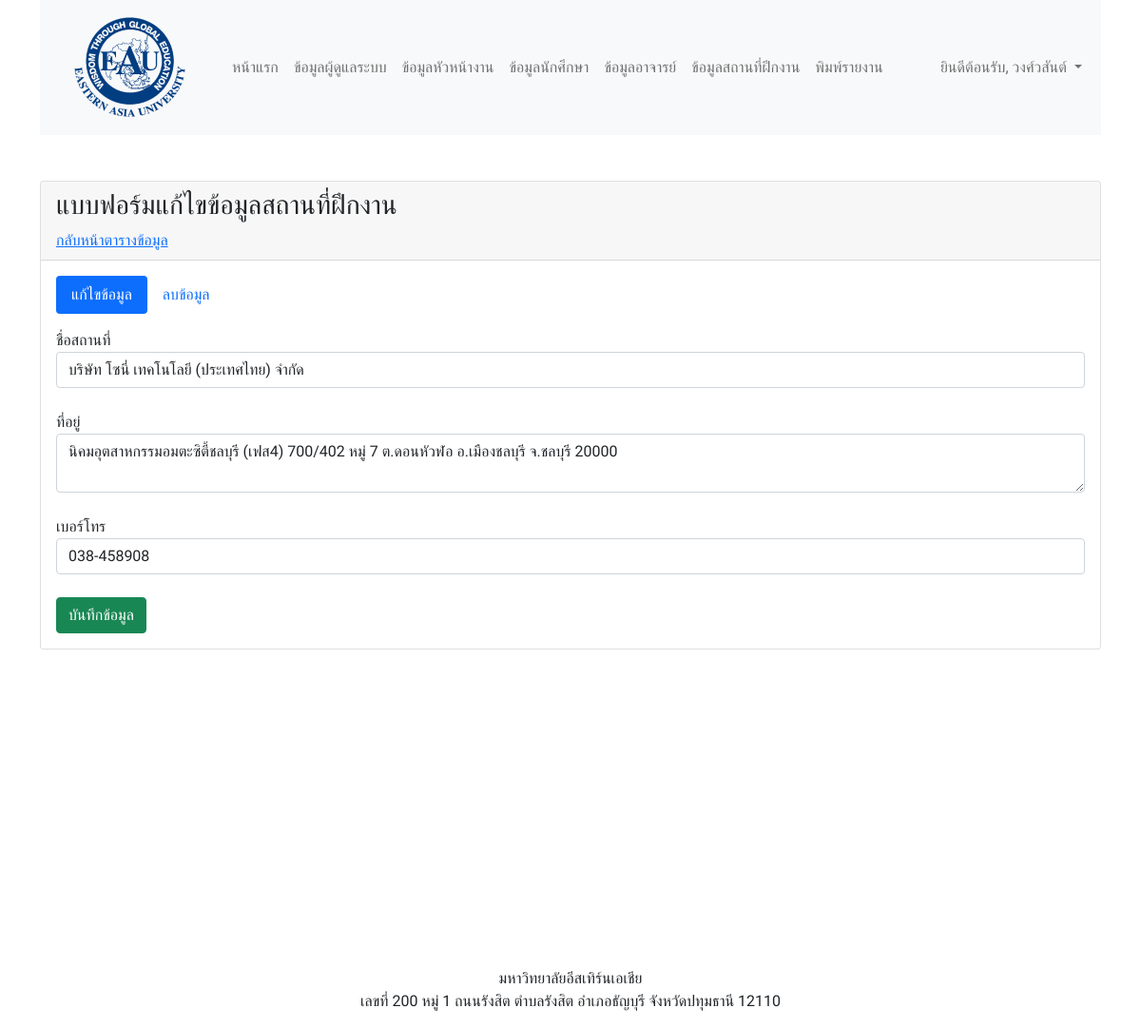
The page /internship_place_edit_form.php?id=1 (signed in) on the database its author committed.
### tables this page shows
CREATE TABLE `internship_places` (
  `intsp_id` int(11) NOT NULL COMMENT 'รหัส',
  `intsp_name` varchar(255) NOT NULL COMMENT 'ชื่อสถานที่',
  `intsp_address` text NOT NULL COMMENT 'ที่อยู่',
  `intsp_tel` varchar(255) NOT NULL COMMENT 'เบอร์โทรติดต่อ',
  `intsp_created` timestamp NOT NULL DEFAULT current_timestamp() COMMENT 'สร้างเมื่อ',
  `intsp_updated` timestamp NOT NULL DEFAULT current_timestamp() ON UPDATE current_timestamp() COMMENT 'อัพเดตล่าสุด'
);

### services/connect.php (called while the page is built, shortened)
<?php
$hostname = "localhost";
$username = "root";
$password = "";
$database = "students_eau_internship";
$conn = mysqli_connect($hostname, $username, $password, $database);
if (mysqli_connect_errno()) {
    echo "เชื่อมต่อฐานข้อมูลไม่สำเร็จ: " . mysqli_connect_error();
    exit();
} else {
    if (isset($_SESSION["AUTH_ID"])) {
        $id = $_SESSION["AUTH_ID"];
        $role = $_SESSION["AUTH_ROLE"];
        if ($role == "ผู้ดูแลระบบ") {
            $sql = "SELECT ad_email as email,ad_firstname as firstname,ad_lastname as lastname,ad_image as image FROM admins WHERE ad_id='$id'";
        } else if ($role == "หัวหน้างาน") {
            $sql = "SELECT ovs_email as email,ovs_firstname as firstname,ovs_lastname as lastname,ovs_image as image FROM overseers WHERE ovs_id='$id'";
        } else if ($role == "นักศึกษา") {
            $sql = "SELECT std_email as email,std_firstname as firstname,std_lastname as lastname,std_image as image FROM students WHERE std_id='$id'";
        } else if ($role == "อาจารย์") {
            $sql = "SELECT tch_email as email,tch_firstname as firstname,tch_lastname as lastname,tch_image as image FROM teachers WHERE tch_id='$id'";
        } else {
            echo "<script>
                alert('คุณไม่มีสิทธิ์เข้าใช้งานหน้านี้');
                window.location = 'services/logout.php'
            </script>";
        }
        $query = mysqli_query($conn, $sql);
        $user = mysqli_fetch_object($query);
    }
}

### internship_place_edit_form.php (the view, shortened to what this page needs)
<?php
require_once('services/connect.php');
?>
<?php
if (isset($_GET["id"])) {
    $id = $_GET["id"];
    $sql = "SELECT * FROM internship_places WHERE intsp_id='$id'";
    $query = mysqli_query($conn, $sql);
    $data = mysqli_fetch_object($query);
} else {
    header("location:internship_place_table.php");
}
?>
<!DOCTYPE html>
<html lang="en">
<head>
    <?php require_once('include/css.php'); ?>
</head>
<body>
    <div class="container">
        <?php require_once('include/menu.php') ?>
        <div class="row mt-5">
            <div class="col-12">
                <div class="card">
                    <div class="card-header">
                        <h3>แบบฟอร์มแก้ไขข้อมูลสถานที่ฝึกงาน</h3>
                        <a href="internship_place_table.php">กลับหน้าตารางข้อมูล</a>
                    </div>
                    <div class="card-body">
                        <ul class="nav nav-pills mb-3" id="pills-tab" role="tablist">
                            <li class="nav-item" role="presentation">
                                <button class="nav-link active" id="pills-edit-tab" data-bs-toggle="pill" data-bs-target="#pills-edit" type="button" role="tab" aria-controls="pills-edit" aria-selected="true">แก้ไขข้อมูล</button>
                            </li>
                            <li class="nav-item" role="presentation">
                                <button class="nav-link" id="pills-delete-tab" data-bs-toggle="pill" data-bs-target="#pills-delete" type="button" role="tab" aria-controls="pills-delete" aria-selected="false">ลบข้อมูล</button>
                            </li>
                        </ul>
                        <div class="tab-content" id="pills-tabContent">
                            <div class="tab-pane fade show active" id="pills-edit" role="tabpanel" aria-labelledby="pills-edit-tab">
                                <form action="services/internship_place_update.php" method="post" enctype="multipart/form-data">
                                    <div class="row">
                                        <div class="col-12">
                                            <div class="form-group">
                                                <label>ชื่อสถานที่</label>
                                                <input type="text" class="form-control" name="name" value="<?= $data->intsp_name ?>" required>
                                            </div>
                                            <br>
                                            <div class="form-group">
                                                <label>ที่อยู่</label>
                                                <textarea class="form-control" name="address" required><?= $data->intsp_address ?></textarea>
                                            </div>
                                            <br>
                                            <div class="form-group">
                                                <label>เบอร์โทร</label>
                                                <input type="text" class="form-control" name="tel" value="<?= $data->intsp_tel ?>" required>
                                            </div>
                                            <br>
                                            <div class="form-group">
                                                <button type="submit" class="btn btn-success">
                                                    บันทึกข้อมูล
                                                </button>
                                            </div>
                                        </div>
                                    </div>
                                </form>
                            </div>
                        </div>
                    </div>
                </div>
            </div>
        </div>
        <?php require_once('include/footer.php'); ?>
    </div>
</body>
</html>

### include/menu.php (shortened to what this page needs)
<?php
$location = basename($_SERVER['PHP_SELF']);
?>
<nav class="navbar navbar-expand-lg navbar-light bg-light">
    <div class="container-fluid">
        <a class="navbar-brand" href="home.php">
            <img src="assets/images/logo.png" alt="logo">
        </a>
        <div class="collapse navbar-collapse" id="navbarContent">
            <ul class="navbar-nav me-auto mb-2 mb-lg-0">
                <li class="nav-item">
                    <a class="nav-link <?= ($location == "home.php") ? "active" : "" ?>" aria-current="page" href="home.php">หน้าแรก</a>
                </li>
                <?php if (isset($_SESSION["AUTH_ID"])) : ?>
                    <?php if ($role == "ผู้ดูแลระบบ") : ?>
                        <li class="nav-item">
                            <a class="nav-link <?= ($location == "admin_table.php") ? "active" : "" ?>" href="admin_table.php">ข้อมูลผู้ดูแลระบบ</a>
                        </li>
                        <li class="nav-item">
                            <a class="nav-link <?= ($location == "overseer_table.php") ? "active" : "" ?>" href="overseer_table.php">ข้อมูลหัวหน้างาน</a>
                        </li>
                        <li class="nav-item">
                            <a class="nav-link <?= ($location == "student_table.php") ? "active" : "" ?>" href="student_table.php">ข้อมูลนักศึกษา</a>
                        </li>
                        <li class="nav-item">
                            <a class="nav-link <?= ($location == "teacher_table.php") ? "active" : "" ?>" href="teacher_table.php">ข้อมูลอาจารย์</a>
                        </li>
                        <li class="nav-item">
                            <a class="nav-link <?= ($location == "internship_place_table.php") ? "active" : "" ?>" href="internship_place_table.php">ข้อมูลสถานที่ฝึกงาน</a>
                        </li>
                        <li class="nav-item">
                            <a class="nav-link <?= ($location == "report.php") ? "active" : "" ?>" href="report.php">พิมพ์รายงาน</a>
                        </li>
                    <?php endif ?>
                <?php endif ?>
            </ul>
            <ul class="navbar-nav">
                <?php if (isset($_SESSION["AUTH_ID"])) : ?>
                    <li class="nav-item dropdown">
                        <a class="nav-link dropdown-toggle" href="#" id="navbarDropdown" role="button" data-bs-toggle="dropdown" aria-expanded="false">
                            ยินดีต้อนรับ, <?= $user->firstname ?>
                        </a>
                    </li>
                <?php else : ?>
                    <li class="nav-item">
                        <a class="nav-link <?= ($location == "login.php") ? "active" : "" ?>" href="login.php">เข้าสู่ระบบ</a>
                    </li>
                <?php endif ?>
            </ul>
        </div>
    </div>
</nav>

### assets/css/style.css (style rules this page uses)
body { font-family: "Prompt", sans-serif; }

### rows shown on the page
internship_places: name "บริษัท โซนี่ เทคโนโลยี (ประเทศไทย) จำกัด", address "นิคมอุตสาหกรรมอมตะซิตี้ชลบุรี (เฟส4) 700/402 หมู่ 7 ต.ดอนหัวฬอ อ.เมืองชลบุรี จ.ชลบุรี 20000", tel "038-458908"

### other values the page prints
$user->firstname "วงศ์วสันต์"
